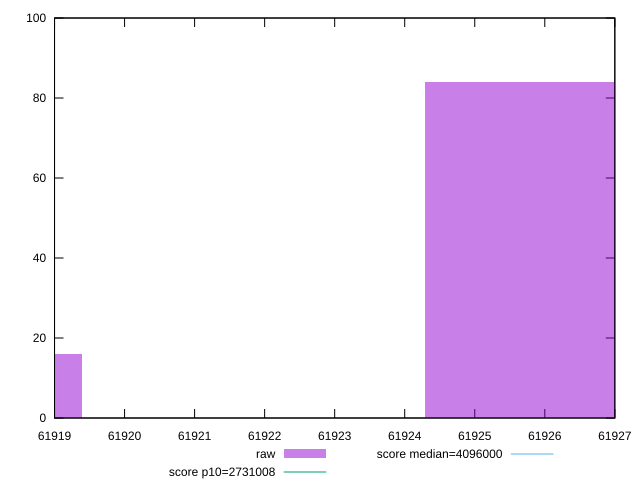

Generate this figure with gnuplot:
reset

$raw <<EOF
61926.750455039684 84
61916.9317218139 16
EOF

set key outside below
set boxwidth 4.909366612893585
set xrange [61919:61927]
set yrange [0:100]
set trange [0:100]
set style fill transparent solid 0.5 noborder

set parametric
set terminal svg size 640, 490 enhanced background rgb 'white'
set output "report_00007_2020-12-11T15:55:29.892Z/total-byte-weight/samples/pages+cached+noexternal+nofonts+nosvg+noimg+nocss/raw/histogram.svg"

plot $raw title "raw" with boxes, \
     2731008,t title "score p10=2731008", \
     4096000,t title "score median=4096000"

reset
